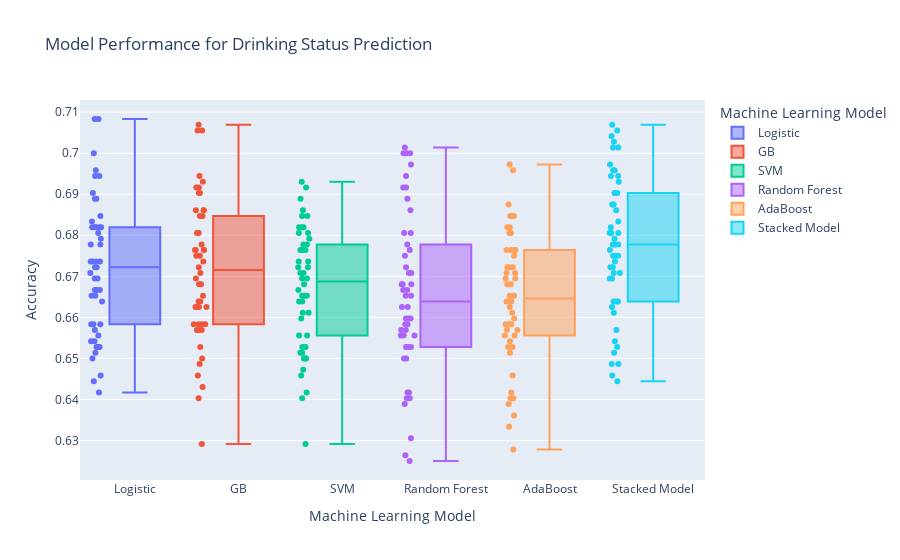

The notebook cell this image was saved under:
### Code cell
dk_classmod_with_stacking = pd.DataFrame(np.transpose(dk_results_with_stacking), columns = dk_best_models+["Stacked Model"])
dk_classmod_with_stacking = pd.melt(dk_classmod_with_stacking.reset_index(), id_vars='index', value_vars=dk_best_models+["Stacked Model"])

dk_with_stacking_fig = px.box(dk_classmod_with_stacking, x="variable", y="value", color="variable", points='all',
                              labels={"variable": "Machine Learning Model",
                                      "value": "Accuracy"},
                                title="Model Performance for Drinking Status Prediction")
dk_with_stacking_fig.show()

### Figure 1 — Plotly figure (JSON) as saved in the notebook; plotly's stock layout.template omitted (floating-point values rounded to 4 significant figures)
{"data": [{"alignmentgroup": "True", "boxpoints": "all", "hovertemplate": "Machine Learning Model=%{x}<br>Accuracy=%{y}<extra></extra>", "legendgroup": "Logistic", "marker": {"color": "#636efa"}, "name": "Logistic", "notched": false, "offsetgroup": "Logistic", "orientation": "v", "showlegend": true, "type": "box", "x": ["Logistic", "Logistic", "Logistic", "Logistic", "Logistic", "Logistic", "Logistic", "Logistic", "Logistic", "Logistic", "Logistic", "Logistic", "Logistic", "Logistic", "Logistic", "Logistic", "Logistic", "Logistic", "Logistic", "Logistic", "Logistic", "Logistic", "Logistic", "Logistic", "Logistic", "Logistic", "Logistic", "Logistic", "Logistic", "Logistic", "Logistic", "Logistic", "Logistic", "Logistic", "Logistic", "Logistic", "Logistic", "Logistic", "Logistic", "Logistic", "Logistic", "Logistic", "Logistic", "Logistic", "Logistic", "Logistic", "Logistic", "Logistic", "Logistic", "Logistic"], "x0": " ", "xaxis": "x", "y": [0.6944, 0.6736, 0.6778, 0.6889, 0.6542, 0.6528, 0.6694, 0.6417, 0.6736, 0.6944, 0.6444, 0.6819, 0.6847, 0.6569, 0.6583, 0.6556, 0.6458, 0.7, 0.7083, 0.6708, 0.6778, 0.6542, 0.7083, 0.6514, 0.6819, 0.6958, 0.6667, 0.6667, 0.6639, 0.6528, 0.6819, 0.6819, 0.6833, 0.6722, 0.6792, 0.6722, 0.6583, 0.6528, 0.6583, 0.6889, 0.6736, 0.65, 0.6694, 0.6667, 0.6653, 0.6903, 0.6736, 0.6806, 0.6819, 0.6653], "y0": " ", "yaxis": "y"}, {"alignmentgroup": "True", "boxpoints": "all", "hovertemplate": "Machine Learning Model=%{x}<br>Accuracy=%{y}<extra></extra>", "legendgroup": "GB", "marker": {"color": "#EF553B"}, "name": "GB", "notched": false, "offsetgroup": "GB", "orientation": "v", "showlegend": true, "type": "box", "x": ["GB", "GB", "GB", "GB", "GB", "GB", "GB", "GB", "GB", "GB", "GB", "GB", "GB", "GB", "GB", "GB", "GB", "GB", "GB", "GB", "GB", "GB", "GB", "GB", "GB", "GB", "GB", "GB", "GB", "GB", "GB", "GB", "GB", "GB", "GB", "GB", "GB", "GB", "GB", "GB", "GB", "GB", "GB", "GB", "GB", "GB", "GB", "GB", "GB", "GB"], "x0": " ", "xaxis": "x", "y": [0.6931, 0.6722, 0.6861, 0.7069, 0.6528, 0.6583, 0.6625, 0.6486, 0.6639, 0.6861, 0.6583, 0.675, 0.6903, 0.6764, 0.6458, 0.6403, 0.6694, 0.6903, 0.7056, 0.6625, 0.6917, 0.6681, 0.6861, 0.6292, 0.6736, 0.6764, 0.6569, 0.6653, 0.6625, 0.6847, 0.675, 0.6806, 0.6764, 0.6569, 0.6917, 0.6944, 0.6639, 0.6431, 0.65, 0.7056, 0.6569, 0.6625, 0.6764, 0.6681, 0.6583, 0.6806, 0.6708, 0.6583, 0.6847, 0.6778], "y0": " ", "yaxis": "y"}, {"alignmentgroup": "True", "boxpoints": "all", "hovertemplate": "Machine Learning Model=%{x}<br>Accuracy=%{y}<extra></extra>", "legendgroup": "SVM", "marker": {"color": "#00cc96"}, "name": "SVM", "notched": false, "offsetgroup": "SVM", "orientation": "v", "showlegend": true, "type": "box", "x": ["SVM", "SVM", "SVM", "SVM", "SVM", "SVM", "SVM", "SVM", "SVM", "SVM", "SVM", "SVM", "SVM", "SVM", "SVM", "SVM", "SVM", "SVM", "SVM", "SVM", "SVM", "SVM", "SVM", "SVM", "SVM", "SVM", "SVM", "SVM", "SVM", "SVM", "SVM", "SVM", "SVM", "SVM", "SVM", "SVM", "SVM", "SVM", "SVM", "SVM", "SVM", "SVM", "SVM", "SVM", "SVM", "SVM", "SVM", "SVM", "SVM", "SVM"], "x0": " ", "xaxis": "x", "y": [0.6764, 0.6847, 0.6806, 0.6736, 0.6514, 0.6458, 0.6778, 0.65, 0.6639, 0.6861, 0.6528, 0.6653, 0.6722, 0.6694, 0.6653, 0.6597, 0.6417, 0.6847, 0.6931, 0.6556, 0.6764, 0.6708, 0.6889, 0.6292, 0.6819, 0.6917, 0.6514, 0.6639, 0.6528, 0.6708, 0.6694, 0.6819, 0.6667, 0.65, 0.6764, 0.6792, 0.65, 0.6403, 0.6653, 0.6819, 0.6611, 0.6611, 0.6653, 0.6556, 0.6736, 0.6806, 0.6681, 0.6472, 0.6722, 0.6778], "y0": " ", "yaxis": "y"}, {"alignmentgroup": "True", "boxpoints": "all", "hovertemplate": "Machine Learning Model=%{x}<br>Accuracy=%{y}<extra></extra>", "legendgroup": "Random Forest", "marker": {"color": "#ab63fa"}, "name": "Random Forest", "notched": false, "offsetgroup": "Random Forest", "orientation": "v", "showlegend": true, "type": "box", "x": ["Random Forest", "Random Forest", "Random Forest", "Random Forest", "Random Forest", "Random Forest", "Random Forest", "Random Forest", "Random Forest", "Random Forest", "Random Forest", "Random Forest", "Random Forest", "Random Forest", "Random Forest", "Random Forest", "Random Forest", "Random Forest", "Random Forest", "Random Forest", "Random Forest", "Random Forest", "Random Forest", "Random Forest", "Random Forest", "Random Forest", "Random Forest", "Random Forest", "Random Forest", "Random Forest", "Random Forest", "Random Forest", "Random Forest", "Random Forest", "Random Forest", "Random Forest", "Random Forest", "Random Forest", "Random Forest", "Random Forest", "Random Forest", "Random Forest", "Random Forest", "Random Forest", "Random Forest", "Random Forest", "Random Forest", "Random Forest", "Random Forest", "Random Forest"], "x0": " ", "xaxis": "x", "y": [0.6889, 0.6583, 0.6944, 0.6681, 0.6403, 0.65, 0.6417, 0.625, 0.6667, 0.6764, 0.6264, 0.6708, 0.6806, 0.6708, 0.6653, 0.6389, 0.6528, 0.7, 0.6917, 0.6583, 0.7, 0.6556, 0.7, 0.6403, 0.6556, 0.7014, 0.6625, 0.65, 0.6569, 0.6653, 0.6681, 0.6722, 0.6806, 0.6569, 0.6681, 0.6972, 0.6597, 0.6306, 0.6417, 0.6917, 0.6625, 0.6778, 0.6597, 0.6528, 0.6556, 0.6861, 0.6667, 0.6528, 0.675, 0.6597], "y0": " ", "yaxis": "y"}, {"alignmentgroup": "True", "boxpoints": "all", "hovertemplate": "Machine Learning Model=%{x}<br>Accuracy=%{y}<extra></extra>", "legendgroup": "AdaBoost", "marker": {"color": "#FFA15A"}, "name": "AdaBoost", "notched": false, "offsetgroup": "AdaBoost", "orientation": "v", "showlegend": true, "type": "box", "x": ["AdaBoost", "AdaBoost", "AdaBoost", "AdaBoost", "AdaBoost", "AdaBoost", "AdaBoost", "AdaBoost", "AdaBoost", "AdaBoost", "AdaBoost", "AdaBoost", "AdaBoost", "AdaBoost", "AdaBoost", "AdaBoost", "AdaBoost", "AdaBoost", "AdaBoost", "AdaBoost", "AdaBoost", "AdaBoost", "AdaBoost", "AdaBoost", "AdaBoost", "AdaBoost", "AdaBoost", "AdaBoost", "AdaBoost", "AdaBoost", "AdaBoost", "AdaBoost", "AdaBoost", "AdaBoost", "AdaBoost", "AdaBoost", "AdaBoost", "AdaBoost", "AdaBoost", "AdaBoost", "AdaBoost", "AdaBoost", "AdaBoost", "AdaBoost", "AdaBoost", "AdaBoost", "AdaBoost", "AdaBoost", "AdaBoost", "AdaBoost"], "x0": " ", "xaxis": "x", "y": [0.6764, 0.6708, 0.6722, 0.6806, 0.6514, 0.6542, 0.6583, 0.6278, 0.6722, 0.6875, 0.6389, 0.6653, 0.6681, 0.6556, 0.6458, 0.6403, 0.6583, 0.6694, 0.6847, 0.6639, 0.6708, 0.6583, 0.6972, 0.6361, 0.6806, 0.6819, 0.6681, 0.6639, 0.6597, 0.6625, 0.6569, 0.6764, 0.6722, 0.6528, 0.675, 0.6819, 0.6403, 0.6333, 0.6556, 0.6958, 0.6528, 0.6694, 0.6653, 0.6583, 0.6417, 0.6764, 0.6569, 0.6764, 0.6847, 0.6611], "y0": " ", "yaxis": "y"}, {"alignmentgroup": "True", "boxpoints": "all", "hovertemplate": "Machine Learning Model=%{x}<br>Accuracy=%{y}<extra></extra>", "legendgroup": "Stacked Model", "marker": {"color": "#19d3f3"}, "name": "Stacked Model", "notched": false, "offsetgroup": "Stacked Model", "orientation": "v", "showlegend": true, "type": "box", "x": ["Stacked Model", "Stacked Model", "Stacked Model", "Stacked Model", "Stacked Model", "Stacked Model", "Stacked Model", "Stacked Model", "Stacked Model", "Stacked Model", "Stacked Model", "Stacked Model", "Stacked Model", "Stacked Model", "Stacked Model", "Stacked Model", "Stacked Model", "Stacked Model", "Stacked Model", "Stacked Model", "Stacked Model", "Stacked Model", "Stacked Model", "Stacked Model", "Stacked Model", "Stacked Model", "Stacked Model", "Stacked Model", "Stacked Model", "Stacked Model", "Stacked Model", "Stacked Model", "Stacked Model", "Stacked Model", "Stacked Model", "Stacked Model", "Stacked Model", "Stacked Model", "Stacked Model", "Stacked Model", "Stacked Model", "Stacked Model", "Stacked Model", "Stacked Model", "Stacked Model", "Stacked Model", "Stacked Model", "Stacked Model", "Stacked Model", "Stacked Model"], "x0": " ", "xaxis": "x", "y": [0.7028, 0.6778, 0.6944, 0.7069, 0.6444, 0.6514, 0.6708, 0.6486, 0.6722, 0.6958, 0.6542, 0.675, 0.6972, 0.6806, 0.6639, 0.6569, 0.6708, 0.6903, 0.7014, 0.6792, 0.7042, 0.675, 0.6944, 0.6486, 0.6778, 0.6806, 0.6694, 0.6875, 0.6639, 0.6806, 0.6903, 0.6931, 0.6736, 0.6819, 0.6778, 0.7056, 0.6528, 0.6458, 0.6625, 0.7014, 0.6833, 0.6611, 0.6861, 0.6722, 0.6639, 0.6958, 0.6764, 0.6694, 0.6875, 0.675], "y0": " ", "yaxis": "y"}], "layout": {"boxmode": "overlay", "legend": {"title": {"text": "Machine Learning Model"}, "tracegroupgap": 0}, "title": {"text": "Model Performance for Drinking Status Prediction"}, "xaxis": {"anchor": "y", "categoryarray": ["Logistic", "GB", "SVM", "Random Forest", "AdaBoost", "Stacked Model"], "categoryorder": "array", "domain": [0, 1], "title": {"text": "Machine Learning Model"}}, "yaxis": {"anchor": "x", "domain": [0, 1], "title": {"text": "Accuracy"}}}}
